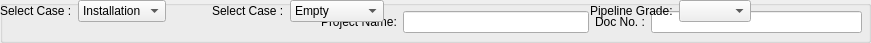
        <widget class="QGroupBox" name="groupBox_2">
         <property name="title">
          <string/>
         </property>
         <widget class="QWidget" name="">
          <property name="geometry">
           <rect>
            <x>321</x>
            <y>10</y>
            <width>541</width>
            <height>24</height>
           </rect>
          </property>
          <layout class="QHBoxLayout" name="horizontalLayout_5">
           <item>
            <layout class="QHBoxLayout" name="horizontalLayout_3">
             <item>
              <widget class="QLabel" name="label_2">
               <property name="text">
                <string>Project Name:</string>
               </property>
              </widget>
             </item>
             <item>
              <widget class="QLineEdit" name="lineEdit_38"/>
             </item>
            </layout>
           </item>
           <item>
            <layout class="QHBoxLayout" name="horizontalLayout_4">
             <item>
              <widget class="QLabel" name="label_3">
               <property name="text">
                <string>Doc No. :</string>
               </property>
              </widget>
             </item>
             <item>
              <widget class="QLineEdit" name="lineEdit_39"/>
             </item>
            </layout>
           </item>
          </layout>
         </widget>
         <widget class="QWidget" name="">
          <layout class="QHBoxLayout" name="horizontalLayout_6">
           <item>
            <layout class="QHBoxLayout" name="horizontalLayout_8">
             <item>
              <widget class="QLabel" name="selectCaselabel_2">
               <property name="text">
                <string>Select Case :</string>
               </property>
              </widget>
             </item>
             <item>
              <widget class="QComboBox" name="selectCasecomboBox_2">
               <item>
                <property name="text">
                 <string>Installation </string>
                </property>
               </item>
               <item>
                <property name="text">
                 <string>Operation</string>
                </property>
               </item>
              </widget>
             </item>
            </layout>
           </item>
           <item>
            <layout class="QHBoxLayout" name="horizontalLayout_9">
             <item>
              <spacer name="horizontalSpacer_4">
               <property name="orientation">
                <enum>Qt::Horizontal</enum>
               </property>
               <property name="sizeHint" stdset="0">
                <size>
                 <width>40</width>
                 <height>20</height>
                </size>
               </property>
              </spacer>
             </item>
             <item>
              <widget class="QLabel" name="label_5">
               <property name="text">
                <string>Select Case :</string>
               </property>
              </widget>
             </item>
             <item>
              <widget class="QComboBox" name="comboBox_5">
               <item>
                <property name="text">
                 <string>Empty</string>
                </property>
               </item>
               <item>
                <property name="text">
                 <string>Water Filled</string>
                </property>
               </item>
              </widget>
             </item>
             <item>
              <spacer name="horizontalSpacer_14">
               <property name="orientation">
                <enum>Qt::Horizontal</enum>
               </property>
               <property name="sizeHint" stdset="0">
                <size>
                 <width>40</width>
                 <height>20</height>
                </size>
               </property>
              </spacer>
             </item>
             <item>
              <spacer name="horizontalSpacer_15">
               <property name="orientation">
                <enum>Qt::Horizontal</enum>
               </property>
               <property name="sizeHint" stdset="0">
                <size>
                 <width>40</width>
                 <height>20</height>
                </size>
               </property>
              </spacer>
             </item>
             <item>
              <spacer name="horizontalSpacer_8">
               <property name="orientation">
                <enum>Qt::Horizontal</enum>
               </property>
               <property name="sizeHint" stdset="0">
                <size>
                 <width>40</width>
                 <height>20</height>
                </size>
               </property>
              </spacer>
             </item>
             <item>
              <spacer name="horizontalSpacer_5">
               <property name="orientation">
                <enum>Qt::Horizontal</enum>
               </property>
               <property name="sizeHint" stdset="0">
                <size>
                 <width>40</width>
                 <height>20</height>
                </size>
               </property>
              </spacer>
             </item>
             <item>
              <layout class="QHBoxLayout" name="horizontalLayout">
               <item>
                <spacer name="horizontalSpacer_7">
                 <property name="orientation">
                  <enum>Qt::Horizontal</enum>
                 </property>
                 <property name="sizeHint" stdset="0">
                  <size>
                   <width>40</width>
                   <height>20</height>
                  </size>
                 </property>
                </spacer>
               </item>
               <item>
                <widget class="QLabel" name="label">
                 <property name="text">
                  <string>Pipeline Grade:</string>
                 </property>
                </widget>
               </item>
               <item>
                <widget class="QComboBox" name="comboBox"/>
               </item>
              </layout>
             </item>
            </layout>
           </item>
          </layout>
         </widget>
        </widget>
